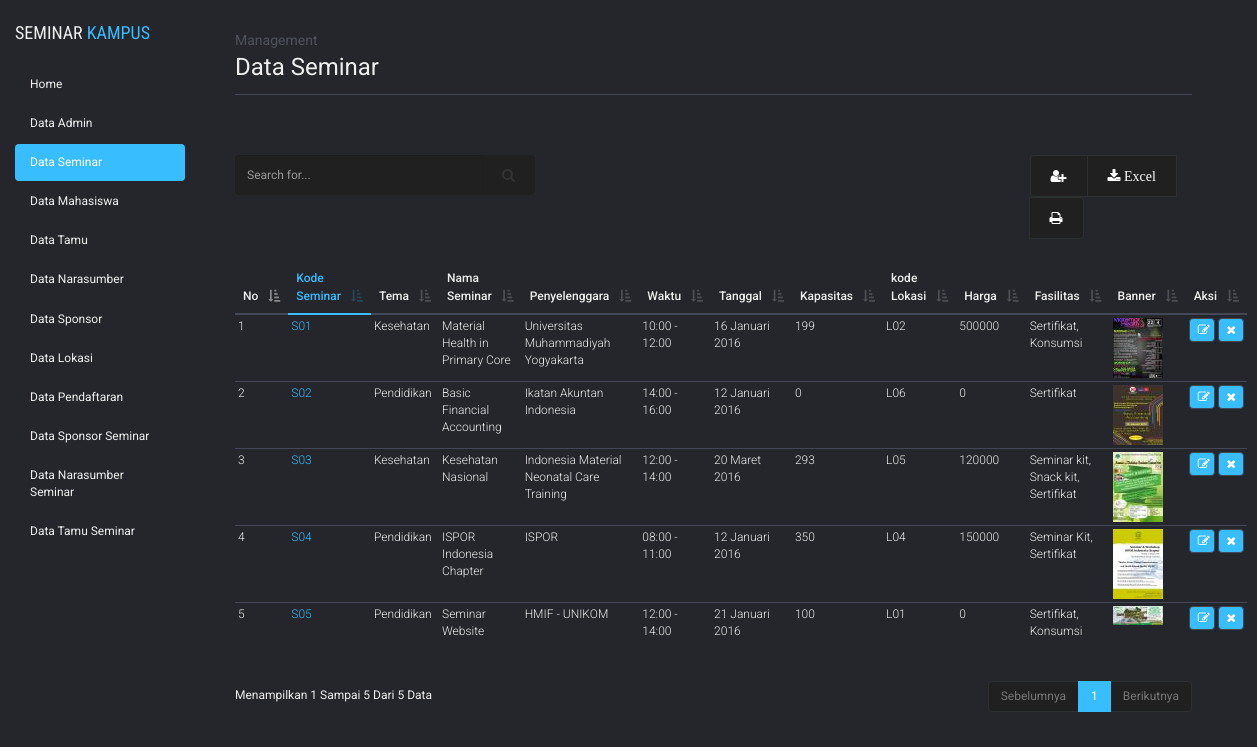
The app's page /admin/admin.php?module=data_seminar with its own data.
### tables this page shows
CREATE TABLE `seminar` (
  `kode_seminar` char(8) NOT NULL,
  `tema` char(50) DEFAULT NULL,
  `nama_seminar` varchar(100) DEFAULT NULL,
  `penyelenggara` varchar(50) DEFAULT NULL,
  `waktu` varchar(30) DEFAULT NULL,
  `tanggal` date NOT NULL,
  `kode_lokasi` varchar(10) NOT NULL,
  `kapasitas` int(11) DEFAULT NULL,
  `harga` int(11) NOT NULL,
  `fasilitas` varchar(100) NOT NULL,
  `banner` varchar(100) DEFAULT 'belum ada banner',
  PRIMARY KEY (`kode_seminar`),
  KEY `kode_lokasi` (`kode_lokasi`),
  CONSTRAINT `seminar_ibfk_1` FOREIGN KEY (`kode_lokasi`) REFERENCES `lokasi` (`kode_lokasi`) ON DELETE CASCADE ON UPDATE CASCADE
);

### main/format_tanggal.php (called while the page is built)
<?php
	 $date = date($tampil["tanggal"]);
  $BulanIndo = array("Januari", "Februari", "Maret", "April", "Mei", "Juni", "Juli", "Agustus", "September", "Oktober", "November", "Desember");
  $tahun = substr($date, 0, 4);
  $bulan = substr($date, 5, 2);
  $tgl   = substr($date, 8, 2);
  $tanggal = $tgl . " " . $BulanIndo[(int)$bulan-1] . " ". $tahun;
?>

### admin/module_seminar/tampil_seminar.php (the view)
<?php
	$tampilkan = mysql_query("SELECT * FROM seminar ORDER BY kode_seminar");
?>
    <div class="title-content">
    <span>Management</span>
    data seminar
  </div>
  <div class="content">
    <div class="row">
      <div class="col-md-6">
        <form action="?module=data_seminar&act=cariseminar" method="post">
          <div class="input-group search">
            <input name="cari" type="text" class="form-control" placeholder="Search for...">
            <span class="input-group-btn">
              <button class="btn btn-default" type="submit"><i class="fa fa-search"></i></button>
            </span>
          </div>
        </form>
      </div>
      <div class="col-md-6">
        <div class="btn-group" role="group" aria-label="fungsional">
          <a type="button" class="btn btn-default" href="#tambah_data" data-toggle="modal"><i class="fa fa-user-plus"></i></a>
          <a type="button" class="btn btn-default" href="module_seminar/action_seminar.php?module=data_seminar&act=export"><i class="fa fa-download"> Excel</i></a>
          <a type="button" class="btn btn-default" href="module_seminar/cetak_seminar.php"><i class="fa fa-print"></i></a>
        </div>
      </div>
    </div>
    <table cellpadding="0" cellspacing="0" border="0" class="table table-hover tab-mar-top" id="example">
      <thead>
        <tr>
          <th width="10px">No</th>
          <th class="tab-col">Kode Seminar</th>
          <th>Tema</th>
          <th>Nama Seminar</th>
          <th>Penyelenggara</th>
          <th>Waktu</th>
          <th>Tanggal</th>
          <th>Kapasitas</th>
          <th>kode Lokasi</th>
          <th>Harga</th>
          <th>Fasilitas</th>
          <th>Banner</th>
          <th width="30px">Aksi</th>
        </tr>
      </thead>
      <tbody>
<?php
    $no=1;
    while ($tampil=mysql_fetch_array($tampilkan)){
      include "/../../main/format_tanggal.php";
       echo "<tr><td>$no</td>
             <td class='tab-col'>$tampil[kode_seminar]</td>
             <td>$tampil[tema]</td>
             <td>$tampil[nama_seminar]</td>
             <td>$tampil[penyelenggara]</td>
             <td>$tampil[waktu]</td>
             <td>$tanggal</td>
             <td>$tampil[kapasitas]</td>
             <td>$tampil[kode_lokasi]</td>
             <td>$tampil[harga]</td>
             <td>$tampil[fasilitas]</td>
             <td>";
             if ($tampil['banner']!='belum ada banner'){
                echo " <img src='pic/pic_seminar/small_$tampil[banner]'> </td>";
             }else {
              echo "$tampil[banner]";
             }
             echo "
             <td><a href='?module=data_seminar&act=editseminar&id=$tampil[kode_seminar]' class='fa fa-edit'></a>
             <a class='fa fa-remove' href=javascript:confirmdelete('$action?module=data_seminar&act=hapusseminar&id=$tampil[kode_seminar]')></a></td>
             </tr>";
      $no++;
    }
  echo "
        </tbody>
        </table>
        </div>";
?>

### assets/css/style.css (style rules this page uses)
body { background:#24262b; font-family: 'Roboto', sans-serif; position: relative; font-size: 12px; color: #efefef; }
body a, body button, body div { transition:0.5s all; -webkit-transition:0.5s all; -moz-transition:0.5s all; -o-transition:0.5s all; -ms-transition:0.5s all; }
.form-control { font-size: 12px; }
.title-content { font-size: 24px; text-transform: capitalize; padding-bottom: 10px; border-bottom: 1px solid #434857; }
.title-content span { font-size: 14px; color: #4e525c; display: block; }
.content { margin-top: 60px; }
.search { width: 300px; }
.content .search .form-control { height: 40px; color: #D4D4D4; background-color: #202020; background-image: none; border: none; text-decoration: none; }
.content .search .btn { height: 40px; background-color: #202020; background-image: none; border: none; padding: 10px 20px; }
.btn-group { display: block; margin-left: 301px; }
.btn-group .btn { background: #202020; padding: 10px 20px; color: #fff; border-color: rgb(45, 48, 49); }
.tab-mar-top { margin-top: 30px; }
.tab-col { color: #38BDFF; }
.table>thead>tr>th { border-bottom: 2px solid #434857; }
table>thead>tr>th.tab-col { border-bottom: 2px solid #38BDFF; }
.table>tbody>tr>td, .table>tbody>tr>th { font-weight: 300; font-size: 12px; border-top: 1px solid #434857; padding: 3px; }
.table>tbody>tr>td a.fa { width: 26px; font-size: 12px; color: #fff; background: #38BDFF; padding: 5px; padding-left: 8px; border-radius: 4px; border: 1px solid #434857; }
.table>tfoot>tr>td, .table>tfoot>tr>th, .table>thead>tr>td, .table>thead>tr>th { font-size: 12px; font-weight: 500; border-top: 1px solid #434857; }

### records on screen
seminar: kode_seminar "S01", tema "Kesehatan", nama_seminar "Material Health in Primary Core", penyelenggara "Universitas Muhammadiyah Yogyakarta", waktu "10:00 - 12:00", tanggal "16 Januari 2016", kapasitas "199", kode_lokasi "L02", harga "500000", fasilitas "Sertifikat, Konsumsi", banner (picture)
seminar: kode_seminar "S02", tema "Pendidikan", nama_seminar "Basic Financial Accounting", penyelenggara "Ikatan Akuntan Indonesia", waktu "14:00 - 16:00", tanggal "12 Januari 2016", kapasitas "0", kode_lokasi "L06", harga "0", fasilitas "Sertifikat", banner (picture)
seminar: kode_seminar "S03", tema "Kesehatan", nama_seminar "Kesehatan Nasional", penyelenggara "Indonesia Material Neonatal Care Training", waktu "12:00 - 14:00", tanggal "20 Maret 2016", kapasitas "293", kode_lokasi "L05", harga "120000", fasilitas "Seminar kit, Snack kit, Sertifikat", banner (picture)
seminar: kode_seminar "S04", tema "Pendidikan", nama_seminar "ISPOR Indonesia Chapter", penyelenggara "ISPOR", waktu "08:00 - 11:00", tanggal "12 Januari 2016", kapasitas "350", kode_lokasi "L04", harga "150000", fasilitas "Seminar Kit, Sertifikat", banner (picture)
seminar: kode_seminar "S05", tema "Pendidikan", nama_seminar "Seminar Website", penyelenggara "HMIF - UNIKOM", waktu "12:00 - 14:00", tanggal "21 Januari 2016", kapasitas "100", kode_lokasi "L01", harga "0", fasilitas "Sertifikat, Konsumsi", banner (picture)
